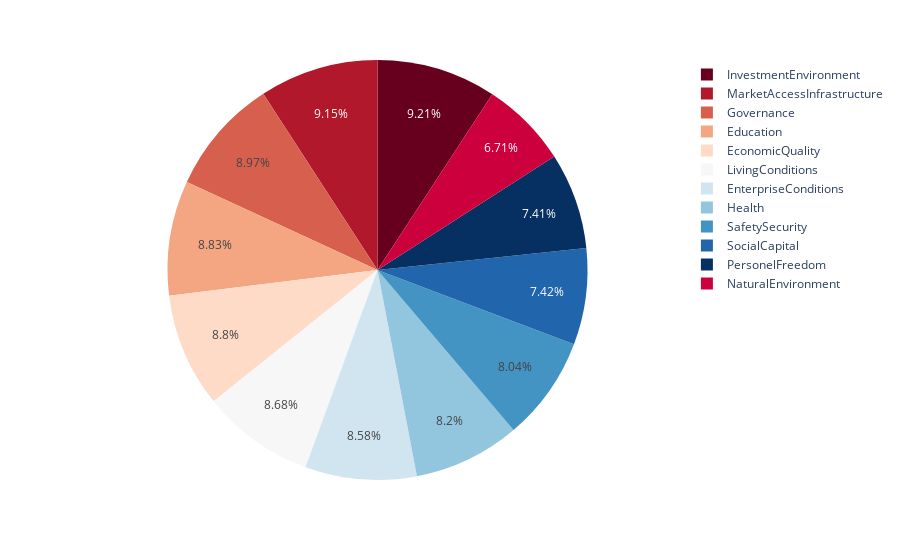

This figure's notebook cell:
### Markdown cell above
<h2>А какой же показатель оказывает самое большое влияние на AverageScore?<h2>

### Code cell
values =[ cntr['AveragScore'].corr(cntr['SafetySecurity']), 
          cntr['AveragScore'].corr(cntr['PersonelFreedom']), 
          cntr['AveragScore'].corr(cntr['Governance']), 
          cntr['AveragScore'].corr(cntr['SocialCapital']),
          cntr['AveragScore'].corr(cntr['InvestmentEnvironment']),
          cntr['AveragScore'].corr(cntr['EnterpriseConditions']),
          cntr['AveragScore'].corr(cntr['MarketAccessInfrastructure']),
          cntr['AveragScore'].corr(cntr['EconomicQuality']),
          cntr['AveragScore'].corr(cntr['LivingConditions']),
          cntr['AveragScore'].corr(cntr['Health']),
          cntr['AveragScore'].corr(cntr['Education']),
          cntr['AveragScore'].corr(cntr['NaturalEnvironment'])
        ]
fig = px.pie(cntr, values=values , labels=cntr.keys(), names=cntr.keys()[2::], color_discrete_sequence=px.colors.sequential.RdBu)
fig.show()

### Figure 1 — Plotly figure (JSON) as saved in the notebook; plotly's stock layout.template omitted (floating-point values rounded to 4 significant figures)
{"data": [{"domain": {"x": [0, 1], "y": [0, 1]}, "hovertemplate": "label=%{label}<br>value=%{value}<extra></extra>", "labels": ["SafetySecurity", "PersonelFreedom", "Governance", "SocialCapital", "InvestmentEnvironment", "EnterpriseConditions", "MarketAccessInfrastructure", "EconomicQuality", "LivingConditions", "Health", "Education", "NaturalEnvironment"], "legendgroup": "", "name": "", "showlegend": true, "type": "pie", "values": [0.8286, 0.7631, 0.9241, 0.7646, 0.9486, 0.884, 0.9433, 0.9063, 0.8945, 0.8453, 0.9103, 0.6919]}], "layout": {"autosize": true, "legend": {"tracegroupgap": 0}, "margin": {"t": 60}, "piecolorway": ["rgb(103,0,31)", "rgb(178,24,43)", "rgb(214,96,77)", "rgb(244,165,130)", "rgb(253,219,199)", "rgb(247,247,247)", "rgb(209,229,240)", "rgb(146,197,222)", "rgb(67,147,195)", "rgb(33,102,172)", "rgb(5,48,97)"]}}
